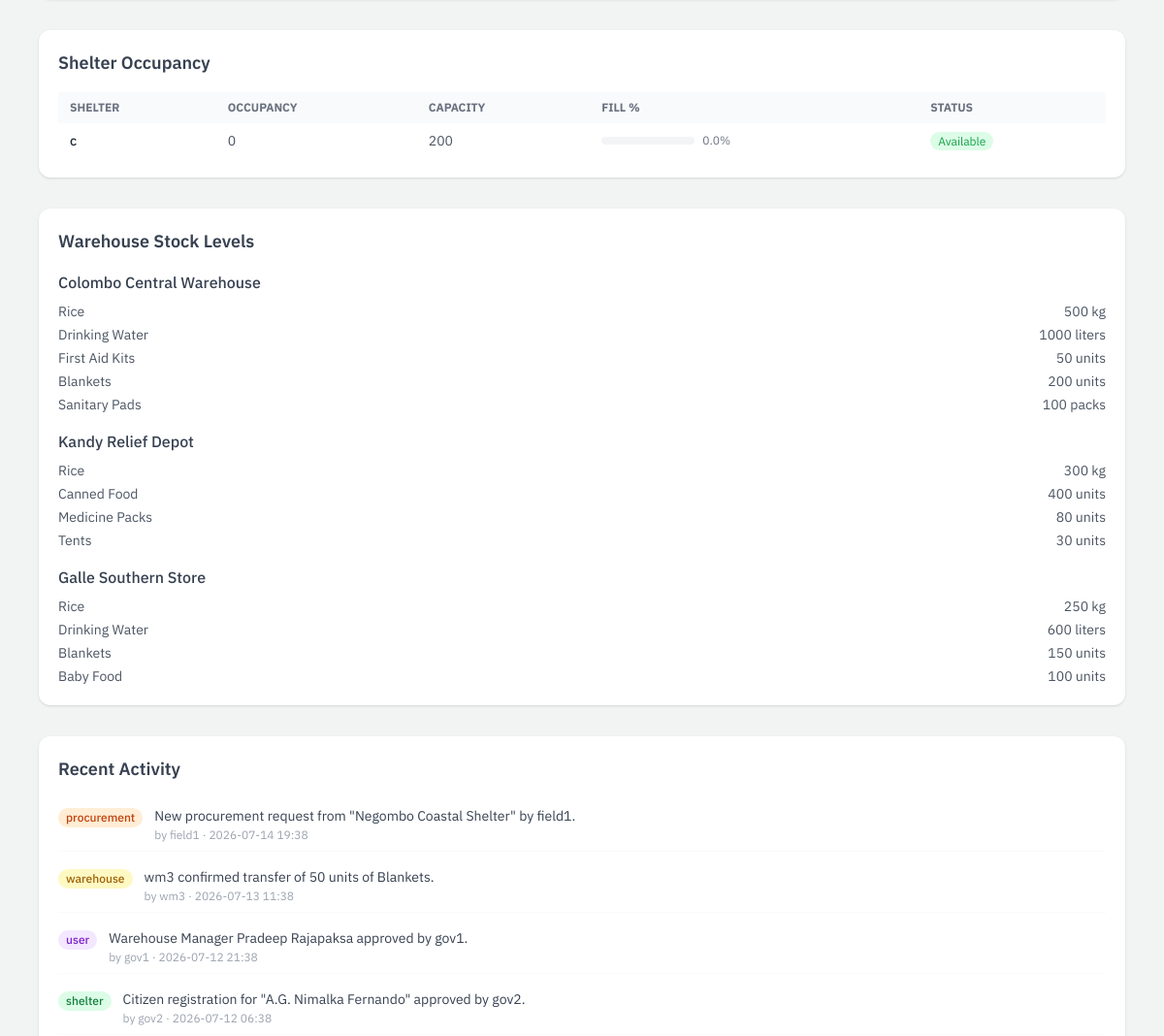
Before: /admin/analytics (signed in, middle part) with the older database file.
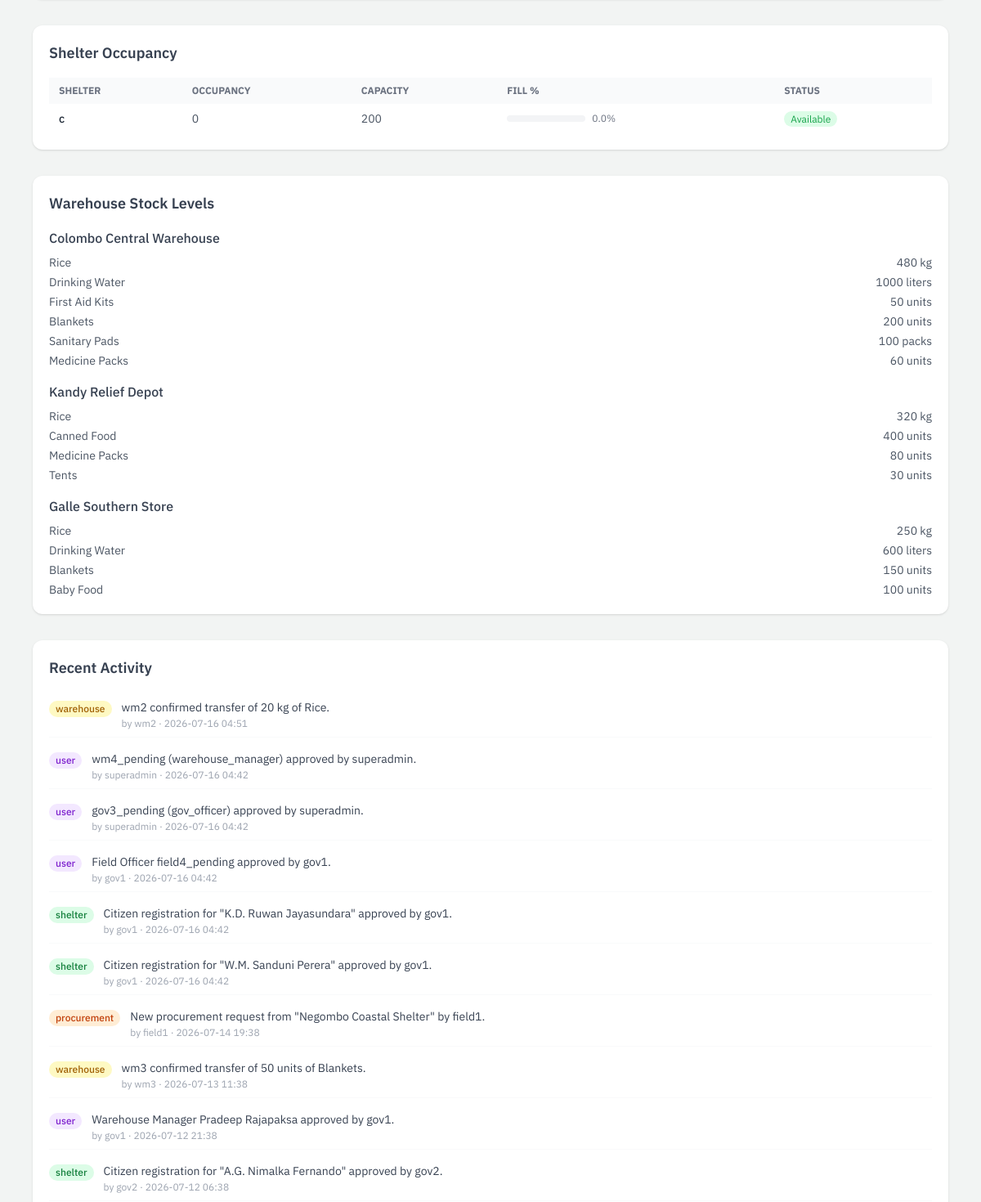
After: the same page with the newer database file.
### app/models/shelter.py (models this page shows, shortened)
class Shelter(db.Model):
    __tablename__ = 'shelters'
    id = db.Column(db.Integer, primary_key=True)
    shelter_name = db.Column(db.String(150), nullable=False)
    latitude = db.Column(db.Float, nullable=True)
    longitude = db.Column(db.Float, nullable=True)
    maximum_capacity = db.Column(db.Integer, nullable=False)
    current_occupancy_count = db.Column(db.Integer, default=0)
    address = db.Column(db.String(255), nullable=True)
    status = db.Column(
    db.Enum('pending_approval', 'active', 'inactive',
            name='shelter_status_enum'),
    default='pending_approval',
    nullable=False
)
    created_by_id = db.Column(db.Integer, db.ForeignKey('users.id'), nullable=False)
    approved_by_id = db.Column(db.Integer, db.ForeignKey('users.id'), nullable=True)
    created_at = db.Column(db.DateTime, default=datetime.utcnow)
    created_by = db.relationship('User', foreign_keys=[created_by_id], backref='created_shelters')
    approved_by = db.relationship('User', foreign_keys=[approved_by_id], backref='approved_shelters')
    inventory_items = db.relationship('ShelterInventory', backref='shelter', cascade='all, delete-orphan')
    @property
    def is_full(self):
        return self.current_occupancy_count >= self.maximum_capacity

### app/models/warehouse.py (models this page shows, shortened)
class Warehouse(db.Model):
    __tablename__ = 'warehouses'
    id = db.Column(db.Integer, primary_key=True)
    warehouse_name = db.Column(db.String(150), nullable=False)
    latitude = db.Column(db.Float, nullable=True)
    longitude = db.Column(db.Float, nullable=True)
    address = db.Column(db.String(255), nullable=True)
    status = db.Column(
        db.Enum('pending_approval', 'active', 'inactive',
                name='warehouse_status_enum'),
        default='pending_approval',
        nullable=False
    )
    created_by_id = db.Column(db.Integer, db.ForeignKey('users.id'), nullable=True)
    approved_by_id = db.Column(db.Integer, db.ForeignKey('users.id'), nullable=True)
    created_at = db.Column(db.DateTime, default=datetime.utcnow)
    created_by = db.relationship('User', foreign_keys=[created_by_id],
                                 backref='created_warehouses')
    approved_by = db.relationship('User', foreign_keys=[approved_by_id],
                                  backref='approved_warehouses')
    inventory = db.relationship('InventoryStock', backref='warehouse',
                                cascade='all, delete-orphan')
    assignments = db.relationship('WarehouseAssignment', back_populates='warehouse',
                              cascade='all, delete-orphan')

class InventoryStock(db.Model):
    __tablename__ = 'inventory_stock'
    id = db.Column(db.Integer, primary_key=True)
    warehouse_id = db.Column(db.Integer, db.ForeignKey('warehouses.id'), nullable=False)
    sku_name = db.Column(db.String(100), nullable=False)
    quantity_available = db.Column(db.Integer, default=0)
    metric_unit = db.Column(db.String(30), nullable=False)
    threshold = db.Column(db.Integer, default=10)
    updated_at = db.Column(db.DateTime, default=datetime.utcnow,
                           onupdate=datetime.utcnow)
    @property
    def is_low(self):
        return self.quantity_available <= self.threshold

### app/models/activity_log.py (models this page shows, shortened)
class ActivityLog(db.Model):
    __tablename__ = 'activity_logs'
    id = db.Column(db.Integer, primary_key=True)
    category = db.Column(
        db.Enum('auth', 'user', 'shelter', 'warehouse', 'procurement', 'alert',
                name='activity_category_enum'),
        nullable=False
    )
    description = db.Column(db.String(255), nullable=False)
    user_id = db.Column(db.Integer, db.ForeignKey('users.id'), nullable=True)
    created_at = db.Column(db.DateTime, default=datetime.utcnow)
    user = db.relationship('User', backref='activity_logs')

### app/models/user.py (models this page shows, shortened)
class User(UserMixin, db.Model):
    __tablename__ = 'users'
    id = db.Column(db.Integer, primary_key=True)
    username = db.Column(db.String(80), unique=True, nullable=False)
    full_name = db.Column(db.String(150), nullable=True)
    password_hash = db.Column(db.String(256), nullable=False)
    role_level = db.Column(
    db.Enum('super_admin', 'gov_officer', 'field_officer',
            'warehouse_manager', 'citizen',
            name='user_role_enum'),
    nullable=False
)
    status = db.Column(
        db.Enum('pending', 'active', 'needs_verification', 'verified', 'rejected',name='user_status_enum'),
        default='pending',
        nullable=False
    )
    assigned_node_id = db.Column(db.Integer, nullable=True)
    created_at = db.Column(db.DateTime, default=datetime.utcnow)

### app/routes/super_admin.py (the view)
@admin_bp.route('/analytics')
@login_required
@role_required('super_admin')
def analytics():
    from datetime import datetime, timedelta
    from app.models.warehouse import Warehouse
    from app.models.shelter import Shelter
    from app.models.alert import Alert
    from app.models.procurement import ProcurementRequest
    from app.services.activity_service import get_recent_activity
    all_users = User.query.filter(User.role_level != 'citizen').all()
    by_role = {}
    for u in all_users:
        by_role[u.role_level] = by_role.get(u.role_level, 0) + 1
    user_stats = {'total': len(all_users), 'by_role': by_role}
    active_shelters = Shelter.query.filter_by(status='active').all()
    shelter_stats = {'total': len(active_shelters), 'list': active_shelters}
    active_warehouses = Warehouse.query.filter_by(status='active').all()
    warehouse_stats = {'total': len(active_warehouses), 'list': active_warehouses}
    alert_stats = {
        'unread': Alert.query.filter_by(is_read=False).count(),
        'total': Alert.query.count(),
    }
    all_requests = ProcurementRequest.query.all()
    procurement_stats = {
        'total': len(all_requests),
        'pending': sum(1 for r in all_requests if r.status_state == 'pending'),
        'approved': sum(1 for r in all_requests if r.status_state == 'approved'),
        'dispatched': sum(1 for r in all_requests if r.status_state == 'dispatched'),
        'fulfilled': sum(1 for r in all_requests if r.status_state == 'fulfilled'),
        'rejected': sum(1 for r in all_requests if r.status_state == 'rejected'),
    }
    today = datetime.utcnow().date()
    procurement_chart = []
    for i in range(6, -1, -1):
        day = today - timedelta(days=i)
        count = sum(1 for r in all_requests if r.created_at and r.created_at.date() == day)
        procurement_chart.append({'date': day.strftime('%m/%d'), 'count': count})
    shelters_geo = []
    for s in active_shelters:
        if s.latitude is not None and s.longitude is not None:
            capacity = s.maximum_capacity or 0
            occupancy = s.current_occupancy_count or 0
            occupancy_pct = round((occupancy / capacity) * 100) if capacity else 0
            shelters_geo.append({
                'name': s.shelter_name,
                'lat': s.latitude,
                'lng': s.longitude,
                'occupancy': occupancy,
                'capacity': capacity,
                'occupancy_pct': occupancy_pct,
            })
    warehouses_geo = []
    for w in active_warehouses:
        if w.latitude is not None and w.longitude is not None:
            stock_items = [{
                'name': item.sku_name,
                'qty': item.quantity_available,
                'unit': item.metric_unit,
                'low': item.is_low,
            } for item in w.inventory]
            warehouses_geo.append({
                'name': w.warehouse_name,
                'lat': w.latitude,
                'lng': w.longitude,
                'low_stock_count': sum(1 for i in w.inventory if i.is_low),
                'stock_items': stock_items,
            })
    geo_data = {'shelters': shelters_geo, 'warehouses': warehouses_geo}
    recent_activity = get_recent_activity(25)
    return render_template('super_admin/analytics.html',
                           user_stats=user_stats,
                           shelter_stats=shelter_stats,
                           warehouse_stats=warehouse_stats,
                           alert_stats=alert_stats,
                           procurement_stats=procurement_stats,
                           procurement_chart=procurement_chart,
                           geo_data=geo_data,
                           recent_activity=recent_activity)

### app/models/user.py (called while the page is built)
@login_manager.user_loader
def load_user(user_id):
    return User.query.get(int(user_id))

### app/services/activity_service.py (called while the page is built)
def get_recent_activity(limit=25):
    return ActivityLog.query.order_by(ActivityLog.created_at.desc()).limit(limit).all()

### app/utils.py (called while the page is built)
def role_required(*roles):
    def decorator(f):
        @wraps(f)
        def decorated_function(*args, **kwargs):
            if not current_user.is_authenticated:
                abort(401)
            if current_user.role_level not in roles:
                abort(403)
            return f(*args, **kwargs)
        return decorated_function
    return decorator

### app/templates/super_admin/analytics.html (shortened to what this page needs)
{% extends "base.html" %}
{% block content %}
<link rel="stylesheet" href="https://unpkg.com/leaflet@1.9.4/dist/leaflet.css"/>
<div class="max-w-6xl mx-auto mt-10 px-4">
                {% set role_colors = {
                    'super_admin': 'bg-purple-500',
                    'gov_officer': 'bg-blue-500',
                    'field_officer': 'bg-green-500',
                    'warehouse_manager': 'bg-yellow-500',
                    'citizen': 'bg-gray-400'
                } %}
                {% set proc_colors = {
                    'pending': 'bg-yellow-400',
                    'approved': 'bg-blue-400',
                    'dispatched': 'bg-purple-400',
                    'fulfilled': 'bg-green-500',
                    'rejected': 'bg-red-400'
                } %}
                {% set total_proc = procurement_stats.total %}
            {% set max_count = procurement_chart | map(attribute='count') | max %}
    <div class="bg-white rounded-xl shadow p-5 mb-8">
        <h2 class="text-lg font-semibold text-gray-700 mb-4">Shelter Occupancy</h2>
        {% if shelter_stats.list %}
        <table class="w-full text-sm">
            <thead>
                <tr class="bg-gray-50 text-gray-500 text-xs uppercase">
                    <th class="px-3 py-2 text-left">Shelter</th>
                    <th class="px-3 py-2 text-left">Occupancy</th>
                    <th class="px-3 py-2 text-left">Capacity</th>
                    <th class="px-3 py-2 text-left">Fill %</th>
                    <th class="px-3 py-2 text-left">Status</th>
                </tr>
            </thead>
            <tbody class="divide-y divide-gray-100">
                {% for shelter in shelter_stats.list %}
                {% set pct = (shelter.current_occupancy_count / shelter.maximum_capacity * 100) if shelter.maximum_capacity > 0 else 0 %}
                <tr>
                    <td class="px-3 py-2 font-medium text-gray-800">
                        {{ shelter.shelter_name }}
                    </td>
                    <td class="px-3 py-2 text-gray-600">
                        {{ shelter.current_occupancy_count }}
                    </td>
                    <td class="px-3 py-2 text-gray-600">
                        {{ shelter.maximum_capacity }}
                    </td>
                    <td class="px-3 py-2">
                        <div class="flex items-center gap-2">
                            <div class="w-24 bg-gray-100 rounded-full h-2">
                            </div>
                            <span class="text-xs text-gray-500">{{ pct|round(1) }}%</span>
                        </div>
                    </td>
                    <td class="px-3 py-2">
                        {% if shelter.is_full %}
                        <span class="text-xs bg-red-100 text-red-600 px-2 py-0.5 rounded-full">Full</span>
                        {% else %}
                        <span class="text-xs bg-green-100 text-green-600 px-2 py-0.5 rounded-full">Available</span>
                        {% endif %}
                    </td>
                </tr>
                {% endfor %}
            </tbody>
        </table>
        {% else %}
        <p class="text-gray-400 text-center py-4">No active shelters yet.</p>
        {% endif %}
    </div>
    <div class="bg-white rounded-xl shadow p-5 mb-8">
        <h2 class="text-lg font-semibold text-gray-700 mb-4">Warehouse Stock Levels</h2>
        {% if warehouse_stats.list %}
        <div class="space-y-4">
            {% for w in warehouse_stats.list %}
            <div>
                <p class="font-medium text-gray-700 mb-2">{{ w.warehouse_name }}</p>
                <div class="space-y-1">
                    {% for item in w.inventory %}
                    <div class="flex justify-between items-center text-sm">
                        <span class="text-gray-600">{{ item.sku_name }}</span>
                        <div class="flex items-center gap-3">
                            <span class="{% if item.is_low %}text-red-600 font-semibold{% else %}text-gray-600{% endif %}">
                                {{ item.quantity_available }} {{ item.metric_unit }}
                            </span>
                        </div>
                    </div>
                    {% endfor %}
                </div>
            </div>
            {% endfor %}
        </div>
        {% else %}
        <p class="text-gray-400 text-center py-4">No warehouses yet.</p>
        {% endif %}
    </div>
    <div class="bg-white rounded-xl shadow p-5 mb-8">
        <h2 class="text-lg font-semibold text-gray-700 mb-4">Recent Activity</h2>
        {% if recent_activity %}
        <div class="space-y-2">
            {% for log in recent_activity %}
            <div class="flex items-start gap-3 text-sm py-2 border-b border-gray-50">
                <span class="text-xs px-2 py-0.5 rounded-full font-medium mt-0.5
                    {% if log.category == 'auth' %}bg-blue-100 text-blue-700
                    {% elif log.category == 'user' %}bg-purple-100 text-purple-700
                    {% elif log.category == 'shelter' %}bg-green-100 text-green-700
                    {% elif log.category == 'warehouse' %}bg-yellow-100 text-yellow-700
                    {% elif log.category == 'procurement' %}bg-orange-100 text-orange-700
                    {% elif log.category == 'alert' %}bg-red-100 text-red-700
                    {% else %}bg-gray-100 text-gray-600{% endif %}">
                    {{ log.category }}
                </span>
                <div class="flex-1">
                    <p class="text-gray-700">{{ log.description }}</p>
                    <p class="text-xs text-gray-400 mt-0.5">
                        {% if log.user %}by {{ log.user.username }} · {% endif %}
                        {{ log.created_at.strftime('%Y-%m-%d %H:%M') }}
                    </p>
                </div>
            </div>
            {% endfor %}
        </div>
        {% else %}
        <p class="text-gray-400 text-center py-4">No activity logged yet.</p>
        {% endif %}
    </div>
</div>
{% endblock %}

### app/templates/base.html (shortened to what this page needs)
<!DOCTYPE html>
<html lang="en">
<head>
    <link rel="stylesheet" href="{{ url_for('static', filename='css/tailwind.css') }}">
</head>
<body class="min-h-screen text-ink">
<main class="{% block main_class %}{% endblock %}">
    {% block content %}{% endblock %}
</main>
</body>
</html>

Changed rows visible on the page:
changed InventoryStock (number 1 of 14 on the later page): quantity_available "500" → "480"
added InventoryStock: sku_name "Medicine Packs", quantity_available "60", metric_unit "units", shown under Warehouse "Colombo Central Warehouse"
changed InventoryStock (number 7 of 14 on the later page): quantity_available "300" → "320"
added ActivityLog: category "warehouse", description "wm2 confirmed transfer of 20 kg of Rice.", user.username "wm2", created_at "2026-07-16 04:51"
added ActivityLog: category "user", description "wm4_pending (warehouse_manager) approved by superadmin.", user.username "superadmin", created_at "2026-07-16 04:42"
added ActivityLog: category "user", description "gov3_pending (gov_officer) approved by superadmin.", user.username "superadmin", created_at "2026-07-16 04:42"
added ActivityLog: category "user", description "Field Officer field4_pending approved by gov1.", user.username "gov1", created_at "2026-07-16 04:42"
added ActivityLog: category "shelter", description "Citizen registration for \"K.D. Ruwan Jayasundara\" approved by gov1.", user.username "gov1", created_at "2026-07-16 04:42"
added ActivityLog: category "shelter", description "Citizen registration for \"W.M. Sanduni Perera\" approved by gov1.", user.username "gov1", created_at "2026-07-16 04:42"
